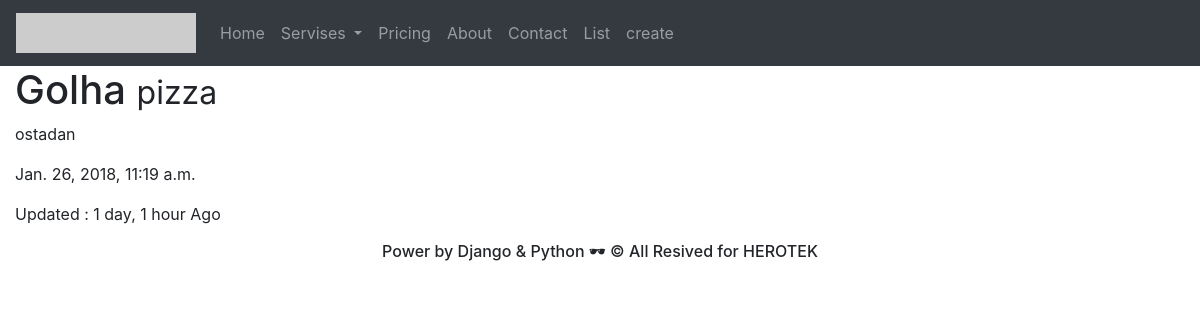
The app's page /restaurants/golha/ with its own data.
### restaurants/models.py (models this page shows, shortened)
class RestaurantLocation(models.Model):
    name = models.CharField(max_length=120)
    location = models.CharField(max_length=120, null=True, blank=True)
    category = models.CharField(max_length=120, null=True, blank=True)
    timestamp = models.DateTimeField(auto_now_add=True)
    updated = models.DateTimeField(auto_now=True)
    slug = models.SlugField(null=True, blank=True)
    @property
    def title(self):
        return self.name

### restaurants/views.py (the view)
# urls.py: url(r'^restaurants/(?P<slug>[\w-]+)/$', RestaurantDetailView.as_view()),
class RestaurantDetailView(DetailView):
    queryset = RestaurantLocation.objects.all()

### restaurants/templates/restaurants/restaurantlocation_detail.html (shortened to what this page needs)
{% extends "base.html" %}
{% block content %}
<h1> {{ object.title }} <small> {{ object.category }}</small> </h1>
<p>{{ object.location }}</p>
<p>{{ object.timestamp }}</p>
<p> Updated : {{ object.updated|timesince }} Ago</p>
{% endblock content %}

### records on screen
RestaurantLocation: title "Golha", category "pizza", location "ostadan", timestamp "Jan. 26, 2018, 11:19 a.m.", updated "1 day, 1 hour"
